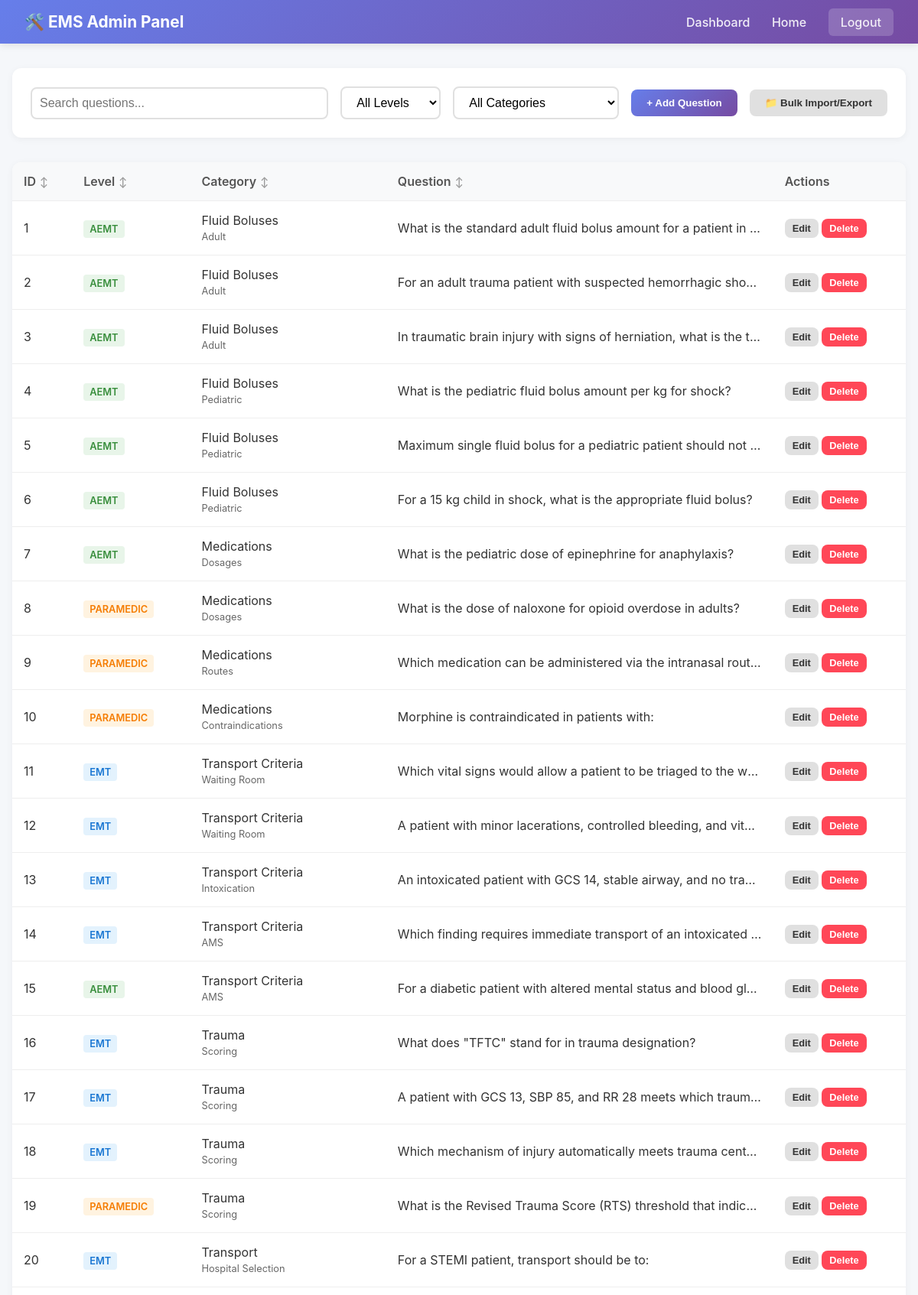
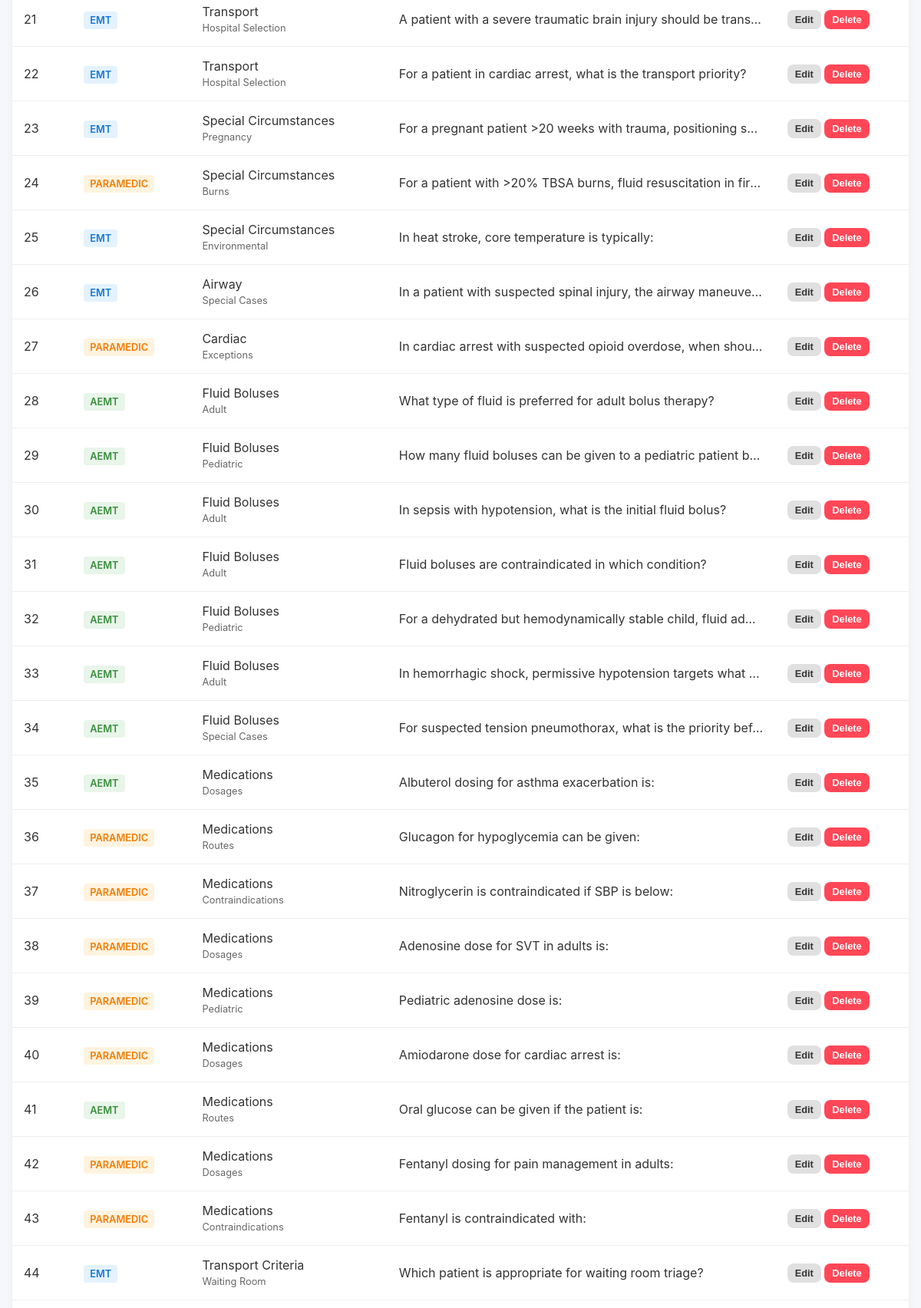
The page /admin (signed in, upper part) on the database its author committed (2 pictures, top to bottom).
### app.py (models this page shows, shortened)
class Question(db.Model):
    id = db.Column(db.Integer, primary_key=True)
    level = db.Column(db.String(20))
    category = db.Column(db.String(100))  # Main category (e.g., 'Medications', 'Boluses')
    subcategory = db.Column(db.String(100))  # Subcategory (e.g., 'Adult', 'Pediatric')
    question = db.Column(db.Text)
    options = db.Column(db.Text)  # JSON
    correct_answer = db.Column(db.Integer)
    explanation = db.Column(db.Text)
    source = db.Column(db.String(200))
    def to_dict(self):
        return {
            'id': self.id,
            'level': self.level,
            'category': self.category,
            'subcategory': self.subcategory,
            'question': self.question,
            'options': self.options,
            'correct_answer': self.correct_answer,
            'explanation': self.explanation,
            'source': self.source
        }

### app.py (the view)
@app.route('/admin')
@admin_required
def admin():
    questions = Question.query.all()
    categories = db.session.query(Question.category).distinct().all()
    categories = [c[0] for c in categories if c[0]]
    return render_template('admin.html', questions=questions, categories=categories)

### app.py (called while the page is built)
def admin_required(f):
    @wraps(f)
    def decorated_function(*args, **kwargs):
        if not session.get('admin_logged_in'):
            return redirect(url_for('admin_login'))
        return f(*args, **kwargs)
    return decorated_function

### templates/admin.html (shortened to what this page needs)
<!DOCTYPE html>
<html lang="en">
<head>
</head>
<body>
    <nav class="navbar">
        <h1>🛠️ EMS Admin Panel</h1>
        <div class="nav-links">
            <a href="/dashboard">Dashboard</a>
            <a href="/">Home</a>
            <a href="/admin/logout" class="logout-btn">Logout</a>
        </div>
    </nav>
    <div class="container">
        <div class="controls">
            <div class="search-box">
                <input type="text" id="searchInput" placeholder="Search questions..." onkeyup="filterTable()">
            </div>
            <div class="filter-group">
                <select id="levelFilter" onchange="filterTable()">
                    <option value="">All Levels</option>
                </select>
                <select id="categoryFilter" onchange="filterTable()">
                    <option value="">All Categories</option>
                </select>
            </div>
            <button class="btn btn-primary" onclick="openModal('add')">+ Add Question</button>
            <button class="btn btn-secondary" onclick="toggleBulkOps()">📁 Bulk Import/Export</button>
        </div>
        <div class="table-container">
            <table id="questionsTable">
                <thead>
                    <tr>
                        <th onclick="sortTable(0)" class="sort-icon">ID</th>
                        <th onclick="sortTable(1)" class="sort-icon">Level</th>
                        <th onclick="sortTable(2)" class="sort-icon">Category</th>
                        <th onclick="sortTable(3)" class="sort-icon">Question</th>
                        <th>Actions</th>
                    </tr>
                </thead>
                <tbody>
                    {% for q in questions %}
                    <tr data-id="{{ q.id }}" data-level="{{ q.level }}" data-category="{{ q.category }}">
                        <td>{{ q.id }}</td>
                        <td><span class="badge badge-{{ q.level.lower() }}">{{ q.level }}</span></td>
                        <td>{{ q.category }} <br><span style="font-size:0.8em; color:#666">{{ q.subcategory }}</span>
                        </td>
                        <td class="q-text" title="{{ q.question }}">{{ q.question }}</td>
                        <td>
                            <button class="btn btn-secondary" style="padding:5px 10px; font-size:0.8rem"
                                onclick='openModal("edit", {{ q.id }}, {{ q.to_dict() | tojson }})'>Edit</button>
                            <button class="btn btn-danger" style="padding:5px 10px; font-size:0.8rem"
                                onclick="deleteQuestion({{ q.id }})">Delete</button>
                        </td>
                    </tr>
                    {% endfor %}
                </tbody>
            </table>
        </div>
    </div>
</body>
</html>

### templates/admin.html (style rules this page uses)
* { margin: 0; padding: 0; box-sizing: border-box; }
body { font-family: -apple-system, BlinkMacSystemFont, 'Segoe UI', Roboto, sans-serif; background: #f5f7fa; color: #333; min-height: 100vh; }
.navbar { background: linear-gradient(135deg, #667eea 0%, #764ba2 100%); color: white; padding: 1rem 2rem; display: flex; justify-content: space-between; align-items: center; box-shadow: 0 2px 10px rgba(0, 0, 0, 0.1); }
.navbar h1 { font-size: 1.3rem; }
.nav-links a { color: white; text-decoration: none; margin-left: 1.5rem; font-weight: 500; opacity: 0.9; }
.logout-btn { background: rgba(255, 255, 255, 0.2); padding: 0.5rem 1rem; border-radius: 6px; transition: background 0.3s; }
.container { max-width: 1400px; margin: 2rem auto; padding: 0 1rem; }
.controls { background: white; padding: 1.5rem; border-radius: 12px; box-shadow: 0 2px 10px rgba(0, 0, 0, 0.05); margin-bottom: 2rem; display: flex; gap: 1rem; align-items: center; flex-wrap: wrap; }
.search-box { flex: 1; min-width: 200px; }
.search-box input { width: 100%; padding: 10px 15px; border: 2px solid #e0e0e0; border-radius: 8px; font-size: 1rem; }
.filter-group { display: flex; gap: 1rem; }
select { padding: 10px 15px; border: 2px solid #e0e0e0; border-radius: 8px; font-size: 1rem; background: white; cursor: pointer; }
.btn { padding: 10px 20px; border: none; border-radius: 8px; font-weight: 600; cursor: pointer; text-decoration: none; transition: all 0.2s; }
.btn-primary { background: linear-gradient(135deg, #667eea 0%, #764ba2 100%); color: white; }
.btn-danger { background: #ff4757; color: white; }
.btn-secondary { background: #e0e0e0; color: #333; }
.table-container { background: white; border-radius: 12px; box-shadow: 0 2px 10px rgba(0, 0, 0, 0.05); overflow: hidden; overflow-x: auto; }
table { width: 100%; border-collapse: collapse; text-align: left; }
th, td { padding: 15px; border-bottom: 1px solid #eee; }
th { background: #f8f9fa; font-weight: 600; color: #555; cursor: pointer; user-select: none; white-space: nowrap; }
.sort-icon::after { content: '↕'; font-size: 0.8em; margin-left: 5px; color: #999; }
.q-text { max-width: 400px; overflow: hidden; text-overflow: ellipsis; white-space: nowrap; }
.badge { padding: 4px 8px; border-radius: 4px; font-size: 0.8rem; font-weight: 600; }
.badge-emt { background: #e3f2fd; color: #1976d2; }
.badge-aemt { background: #e8f5e9; color: #388e3c; }
.badge-paramedic { background: #fff3e0; color: #f57c00; }
input[type="text"], input[type="number"] { width: 100%; padding: 10px; border: 2px solid #e0e0e0; border-radius: 8px; }

### rows shown on the page
Question: id "1", level "AEMT", category "Fluid Boluses", subcategory "Adult", question "What is the standard adult fluid bolus amount for a patient in…"
Question: id "2", level "AEMT", category "Fluid Boluses", subcategory "Adult", question "For an adult trauma patient with suspected hemorrhagic sho…"
Question: id "3", level "AEMT", category "Fluid Boluses", subcategory "Adult", question "In traumatic brain injury with signs of herniation, what is the t…"
Question: id "4", level "AEMT", category "Fluid Boluses", subcategory "Pediatric", question "What is the pediatric fluid bolus amount per kg for shock?"
Question: id "5", level "AEMT", category "Fluid Boluses", subcategory "Pediatric", question "Maximum single fluid bolus for a pediatric patient should not…"
Question: id "6", level "AEMT", category "Fluid Boluses", subcategory "Pediatric", question "For a 15 kg child in shock, what is the appropriate fluid bolus?"
Question: id "7", level "AEMT", category "Medications", subcategory "Dosages", question "What is the pediatric dose of epinephrine for anaphylaxis?"
Question: id "8", level "PARAMEDIC", category "Medications", subcategory "Dosages", question "What is the dose of naloxone for opioid overdose in adults?"
Question: id "9", level "PARAMEDIC", category "Medications", subcategory "Routes", question "Which medication can be administered via the intranasal rout…"
Question: id "10", level "PARAMEDIC", category "Medications", subcategory "Contraindications", question "Morphine is contraindicated in patients with:"
Question: id "11", level "EMT", category "Transport Criteria", subcategory "Waiting Room", question "Which vital signs would allow a patient to be triaged to the w…"
Question: id "12", level "EMT", category "Transport Criteria", subcategory "Waiting Room", question "A patient with minor lacerations, controlled bleeding, and vit…"
Question: id "13", level "EMT", category "Transport Criteria", subcategory "Intoxication", question "An intoxicated patient with GCS 14, stable airway, and no tra…"
Question: id "14", level "EMT", category "Transport Criteria", subcategory "AMS", question "Which finding requires immediate transport of an intoxicated…"
Question: id "15", level "AEMT", category "Transport Criteria", subcategory "AMS", question "For a diabetic patient with altered mental status and blood gl…"
Question: id "16", level "EMT", category "Trauma", subcategory "Scoring", question "What does \"TFTC\" stand for in trauma designation?"
Question: id "17", level "EMT", category "Trauma", subcategory "Scoring", question "A patient with GCS 13, SBP 85, and RR 28 meets which traum…"
Question: id "18", level "EMT", category "Trauma", subcategory "Scoring", question "Which mechanism of injury automatically meets trauma cent…"
Question: id "19", level "PARAMEDIC", category "Trauma", subcategory "Scoring", question "What is the Revised Trauma Score (RTS) threshold that indic…"
Question: id "20", level "EMT", category "Transport", subcategory "Hospital Selection", question "For a STEMI patient, transport should be to:"
Question: id "21", level "EMT", category "Transport", subcategory "Hospital Selection", question "A patient with a severe traumatic brain injury should be trans…"
Question: id "22", level "EMT", category "Transport", subcategory "Hospital Selection", question "For a patient in cardiac arrest, what is the transport priority?"
Question: id "23", level "EMT", category "Special Circumstances", subcategory "Pregnancy", question "For a pregnant patient >20 weeks with trauma, positioning s…"
Question: id "24", level "PARAMEDIC", category "Special Circumstances", subcategory "Burns", question "For a patient with >20% TBSA burns, fluid resuscitation in fir…"
Question: id "25", level "EMT", category "Special Circumstances", subcategory "Environmental", question "In heat stroke, core temperature is typically:"
Question: id "26", level "EMT", category "Airway", subcategory "Special Cases", question "In a patient with suspected spinal injury, the airway maneuve…"
Question: id "27", level "PARAMEDIC", category "Cardiac", subcategory "Exceptions", question "In cardiac arrest with suspected opioid overdose, when shou…"
Question: id "28", level "AEMT", category "Fluid Boluses", subcategory "Adult", question "What type of fluid is preferred for adult bolus therapy?"
Question: id "29", level "AEMT", category "Fluid Boluses", subcategory "Pediatric", question "How many fluid boluses can be given to a pediatric patient b…"
Question: id "30", level "AEMT", category "Fluid Boluses", subcategory "Adult", question "In sepsis with hypotension, what is the initial fluid bolus?"
Question: id "31", level "AEMT", category "Fluid Boluses", subcategory "Adult", question "Fluid boluses are contraindicated in which condition?"
Question: id "32", level "AEMT", category "Fluid Boluses", subcategory "Pediatric", question "For a dehydrated but hemodynamically stable child, fluid ad…"
Question: id "33", level "AEMT", category "Fluid Boluses", subcategory "Adult", question "In hemorrhagic shock, permissive hypotension targets what…"
Question: id "34", level "AEMT", category "Fluid Boluses", subcategory "Special Cases", question "For suspected tension pneumothorax, what is the priority bef…"
Question: id "35", level "AEMT", category "Medications", subcategory "Dosages", question "Albuterol dosing for asthma exacerbation is:"
Question: id "36", level "PARAMEDIC", category "Medications", subcategory "Routes", question "Glucagon for hypoglycemia can be given:"
Question: id "37", level "PARAMEDIC", category "Medications", subcategory "Contraindications", question "Nitroglycerin is contraindicated if SBP is below:"
Question: id "38", level "PARAMEDIC", category "Medications", subcategory "Dosages", question "Adenosine dose for SVT in adults is:"
Question: id "39", level "PARAMEDIC", category "Medications", subcategory "Pediatric", question "Pediatric adenosine dose is:"
Question: id "40", level "PARAMEDIC", category "Medications", subcategory "Dosages", question "Amiodarone dose for cardiac arrest is:"
Question: id "41", level "AEMT", category "Medications", subcategory "Routes", question "Oral glucose can be given if the patient is:"
Question: id "42", level "PARAMEDIC", category "Medications", subcategory "Dosages", question "Fentanyl dosing for pain management in adults:"
Question: id "43", level "PARAMEDIC", category "Medications", subcategory "Contraindications", question "Fentanyl is contraindicated with:"
Question: id "44", level "EMT", category "Transport Criteria", subcategory "Waiting Room", question "Which patient is appropriate for waiting room triage?"
